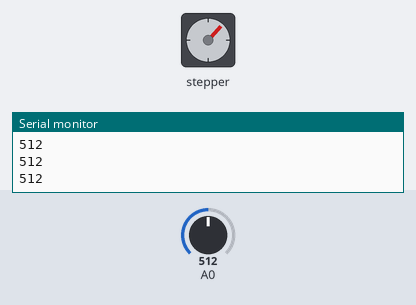
Recording of a sketch running on a simulated Arduino Uno, built with avr-gcc and run on an emulated ATmega328P. Parts: stepper motor, the last lines printed to the serial monitor. The inputs (shaded band) are chosen by the test bench; at power-on: A0 = 512. Stepper angles assume 100 steps per turn.

Above: at 11.1 s.
11.2 s: A0 set to 716
At 11.65 s:
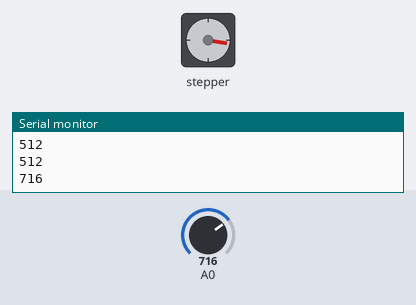
At 12.26 s:
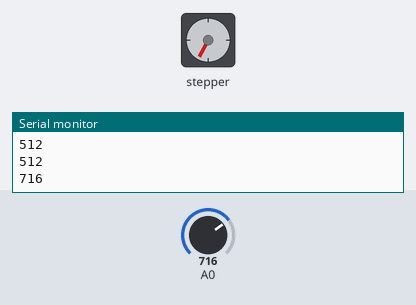
14.2 s: A0 set to 900
At 20.0 s:
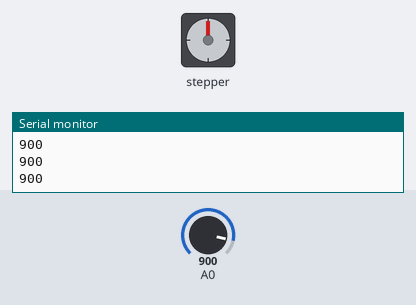
Timing chart, 0 to 21.5 s (numbered marks = the images above; inputs shaded):
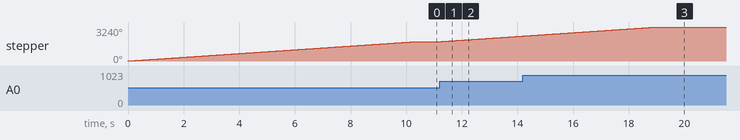

Measured:
- after the input at 11.2 s, stepper: keeps turning clockwise at about 180°/s, starting at once
- by itself, stepper: turns 1843° clockwise in 10.3 s

The sketch:

robot_arm_stepperTest.ino
```cpp
#include <Stepper.h>

// change this to the number of steps on your motor
#define STEPS 100

// create an instance of the stepper class, specifying
// the number of steps of the motor and the pins it's
// attached to
Stepper stepper1(STEPS, 42, 43, 44, 45);


// the previous reading from the analog input
int previous = 0;

void setup() {
  // set the speed of the motor to 30 RPMs
  stepper1.setSpeed(30);
  Serial.begin(9600);
}

void loop() {
  // get the sensor value
  int val = analogRead(A0);
  Serial.println(val);

  // move a number of steps equal to the change in the
  // sensor reading
  stepper1.step(val - previous);

  // remember the previous value of the sensor
  previous = val;
}

// ---------------------------------------------
void controlStepper(){
  // Stuff inside
}

void controlServo() {
  // Stuff inside
}
```
